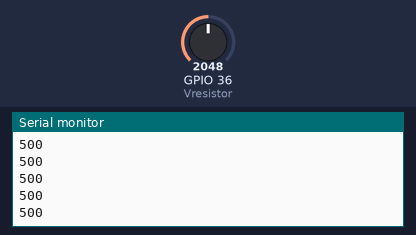
This sketch was run on a simulated ESP32. On the bench: the last lines printed to the serial monitor. The test bench sets the inputs (shaded band); at power-on: GPIO 36 (Vresistor) = 2048. WiFi joins after 1.5 s; servers stay silent unless stated.

Above: at 2.7 s.
2.8 s: GPIO 36 (Vresistor) set to 2866
At 3.19 s:
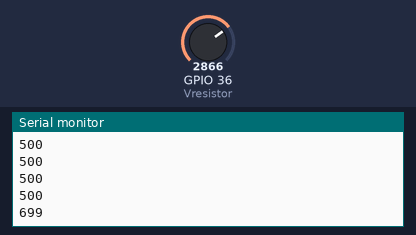
4.3 s: GPIO 36 (Vresistor) set to 3603
At 4.44 s:
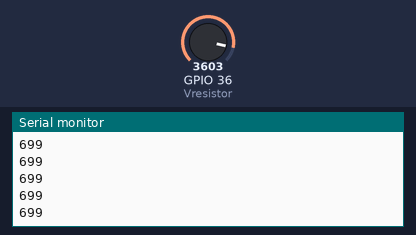
Timing chart, 0 to 7.3 s (numbered marks = the images above; inputs shaded):
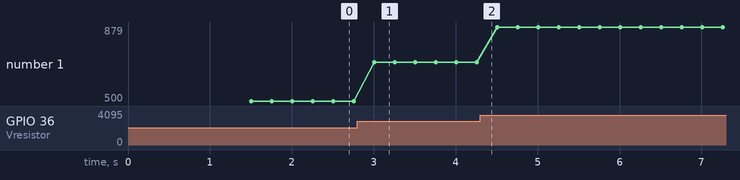

Measured:
- after the input at 2.8 s, the serial monitor: prints a new line after 0.21 s (image 1)
- plotted number 1: 500 → 699 after the input at 2.8 s, 699 → 879 after the input at 4.3 s

The sketch:

googlefirebase.ino
```cpp
#include <WiFi.h>
#include <FirebaseESP32.h>


#define FIREBASE_HOST "https://esp32tes1-default-rtdb.firebaseio.com"
#define FIREBASE_AUTH "GcfrPvICd3ttUHLySasbMwe5IMRQnZnFoXCpPUKA"
#define WIFI_SSID "Virus"
#define WIFI_PASSWORD "abcd1234"


//Define FirebaseESP32 data object
FirebaseData firebaseData;
FirebaseJson json;
const int Vresistor = 36;
int Vrdata = 0;

void setup()
{

  Serial.begin(115200);

 pinMode(Vresistor, INPUT);


  WiFi.begin(WIFI_SSID, WIFI_PASSWORD);
  Serial.print("Connecting to Wi-Fi");
  while (WiFi.status() != WL_CONNECTED)
  {
    Serial.print(".");
    delay(300);
  }
  Serial.println();
  Serial.print("Connected with IP: ");
  Serial.println(WiFi.localIP());
  Serial.println();

  Firebase.begin(FIREBASE_HOST, FIREBASE_AUTH);
  Firebase.reconnectWiFi(true);

  //Set database read timeout to 1 minute (max 15 minutes)
  Firebase.setReadTimeout(firebaseData, 1000 * 60);
  //tiny, small, medium, large and unlimited.
  //Size and its write timeout e.g. tiny (1s), small (10s), medium (30s) and large (60s).
  Firebase.setwriteSizeLimit(firebaseData, "tiny");

  /*
  This option allows get and delete functions (PUT and DELETE HTTP requests) works for device connected behind the
  Firewall that allows only GET and POST requests.

  Firebase.enableClassicRequest(firebaseData, true);
  */

  //String path = "/data";


  Serial.println("------------------------------------");
  Serial.println("Connected...");

}

void loop()
{
   Vrdata = analogRead(Vresistor);
 int Sdata = map(Vrdata,0,4095,0,1000);
 Serial.println(Sdata);
delay(100);
  json.set("/data", Sdata);
  Firebase.updateNode(firebaseData,"/Sensor",json);

}
```
